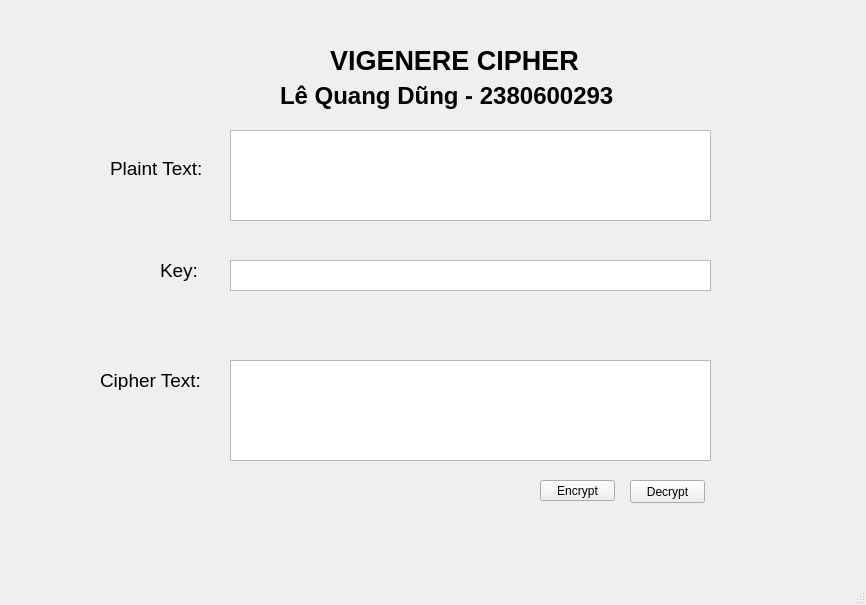
<?xml version="1.0" encoding="UTF-8"?>
<ui version="4.0">
 <class>MainWindow</class>
 <widget class="QMainWindow" name="MainWindow">
  <property name="geometry">
   <rect>
    <x>0</x>
    <y>0</y>
    <width>866</width>
    <height>605</height>
   </rect>
  </property>
  <property name="windowTitle">
   <string>MainWindow</string>
  </property>
  <widget class="QWidget" name="centralwidget">
   <widget class="QLabel" name="label_4">
    <property name="geometry">
     <rect>
      <x>100</x>
      <y>370</y>
      <width>111</width>
      <height>20</height>
     </rect>
    </property>
    <property name="font">
     <font>
      <pointsize>14</pointsize>
     </font>
    </property>
    <property name="text">
     <string>Cipher Text:</string>
    </property>
   </widget>
   <widget class="QPlainTextEdit" name="txt_key">
    <property name="geometry">
     <rect>
      <x>230</x>
      <y>260</y>
      <width>481</width>
      <height>31</height>
     </rect>
    </property>
   </widget>
   <widget class="QPushButton" name="btn_decrypt">
    <property name="geometry">
     <rect>
      <x>630</x>
      <y>480</y>
      <width>75</width>
      <height>23</height>
     </rect>
    </property>
    <property name="text">
     <string>Decrypt</string>
    </property>
   </widget>
   <widget class="QLabel" name="label">
    <property name="geometry">
     <rect>
      <x>330</x>
      <y>50</y>
      <width>291</width>
      <height>21</height>
     </rect>
    </property>
    <property name="font">
     <font>
      <pointsize>20</pointsize>
      <weight>75</weight>
      <bold>true</bold>
     </font>
    </property>
    <property name="text">
     <string>VIGENERE CIPHER</string>
    </property>
   </widget>
   <widget class="QLabel" name="label_2">
    <property name="geometry">
     <rect>
      <x>110</x>
      <y>160</y>
      <width>121</width>
      <height>16</height>
     </rect>
    </property>
    <property name="font">
     <font>
      <pointsize>14</pointsize>
     </font>
    </property>
    <property name="text">
     <string>Plaint Text:</string>
    </property>
   </widget>
   <widget class="QPlainTextEdit" name="txt_plain_text">
    <property name="geometry">
     <rect>
      <x>230</x>
      <y>130</y>
      <width>481</width>
      <height>91</height>
     </rect>
    </property>
   </widget>
   <widget class="QLabel" name="label_3">
    <property name="geometry">
     <rect>
      <x>160</x>
      <y>260</y>
      <width>61</width>
      <height>21</height>
     </rect>
    </property>
    <property name="font">
     <font>
      <pointsize>14</pointsize>
     </font>
    </property>
    <property name="text">
     <string>Key:</string>
    </property>
   </widget>
   <widget class="QPushButton" name="btn_encrypt">
    <property name="geometry">
     <rect>
      <x>540</x>
      <y>480</y>
      <width>75</width>
      <height>21</height>
     </rect>
    </property>
    <property name="text">
     <string>Encrypt</string>
    </property>
   </widget>
   <widget class="QLabel" name="label_5">
    <property name="geometry">
     <rect>
      <x>280</x>
      <y>80</y>
      <width>361</width>
      <height>31</height>
     </rect>
    </property>
    <property name="font">
     <font>
      <pointsize>18</pointsize>
      <weight>75</weight>
      <bold>true</bold>
     </font>
    </property>
    <property name="text">
     <string>Lê Quang Dũng - 2380600293</string>
    </property>
   </widget>
   <widget class="QPlainTextEdit" name="txt_cipher_text">
    <property name="geometry">
     <rect>
      <x>230</x>
      <y>360</y>
      <width>481</width>
      <height>101</height>
     </rect>
    </property>
   </widget>
  </widget>
  <widget class="QMenuBar" name="menubar">
   <property name="geometry">
    <rect>
     <x>0</x>
     <y>0</y>
     <width>866</width>
     <height>21</height>
    </rect>
   </property>
  </widget>
  <widget class="QStatusBar" name="statusbar"/>
 </widget>
 <resources/>
 <connections/>
</ui>
